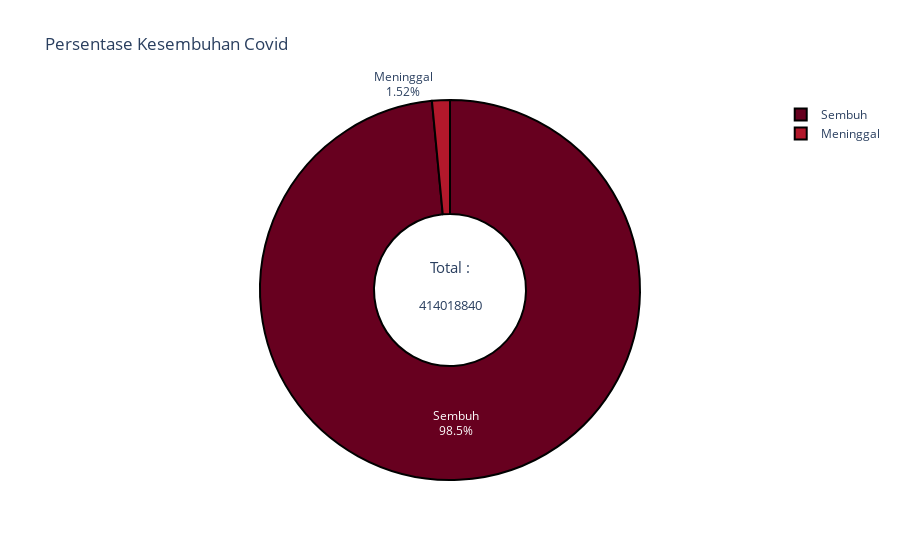

The code cell stored with this chart in its notebook:
### Code cell
fig = px.pie(names=['Sembuh','Meninggal'],values=[407740901,6277930],title='Persentase Kesembuhan Covid',color_discrete_sequence=px.colors.sequential.RdBu,hole=.4)
fig.update_traces(textinfo='percent+label', marker=dict(line=dict(color='#000000', width=2)))
fig.update_layout(
    # Add annotations in the center of the donut pies.
    annotations=[dict(text='Total :', x=0.5, y=0.56, font_size=15, showarrow=False),
                 dict(text='414018840', x=0.5, y=0.46, font_size=13, showarrow=False)])
fig.show()

### Figure 1 — Plotly figure (JSON) as saved in the notebook; plotly's stock layout.template omitted (floating-point values rounded to 4 significant figures)
{"data": [{"domain": {"x": [0, 1], "y": [0, 1]}, "hole": 0.4, "hovertemplate": "label=%{label}<br>value=%{value}<extra></extra>", "labels": ["Sembuh", "Meninggal"], "legendgroup": "", "marker": {"line": {"color": "#000000", "width": 2}}, "name": "", "showlegend": true, "textinfo": "percent+label", "type": "pie", "values": [407740901, 6277930]}], "layout": {"annotations": [{"font": {"size": 15}, "showarrow": false, "text": "Total :", "x": 0.5, "y": 0.56}, {"font": {"size": 13}, "showarrow": false, "text": "414018840", "x": 0.5, "y": 0.46}], "legend": {"tracegroupgap": 0}, "piecolorway": ["rgb(103,0,31)", "rgb(178,24,43)", "rgb(214,96,77)", "rgb(244,165,130)", "rgb(253,219,199)", "rgb(247,247,247)", "rgb(209,229,240)", "rgb(146,197,222)", "rgb(67,147,195)", "rgb(33,102,172)", "rgb(5,48,97)"], "title": {"text": "Persentase Kesembuhan Covid"}}}
